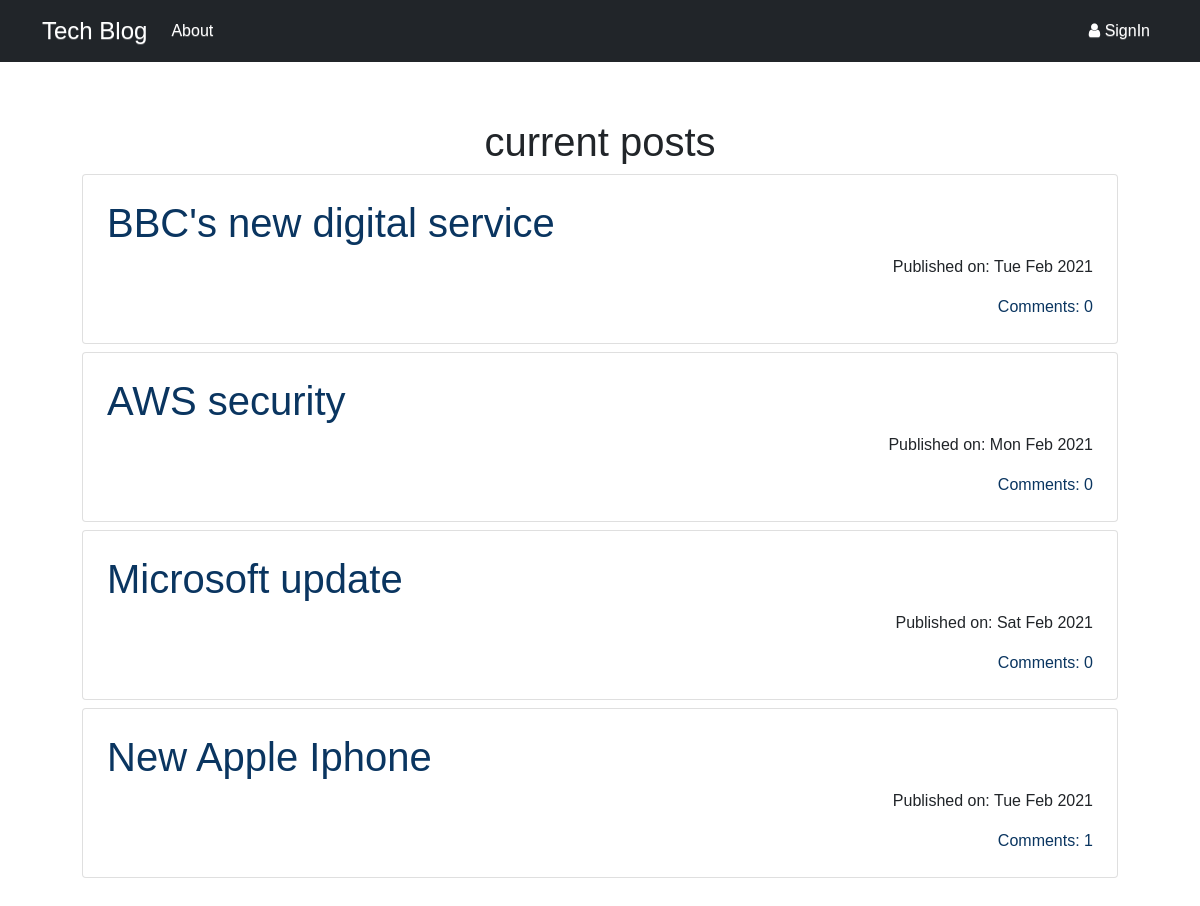
The page / on the database its author committed.
### blog/models.py (models this page shows, shortened)
class Post(models.Model):
    author = models.ForeignKey('auth.User',on_delete=models.CASCADE)
    title = models.CharField(max_length=200)
    text = models.TextField()
    created_date = models.DateTimeField(default=timezone.now)
    published_date = models.DateTimeField(blank=True,null=True)
    def approve_comments(self):
        return self.comments.filter(approved_comment=True)

### blog/views.py (the view)
# urls.py: path('',views.PostListView.as_view(),name='post_list'),
class PostListView(ListView):
    model = Post
    def get_queryset(self):
        return Post.objects.filter(published_date__lte=timezone.now()).order_by('-published_date')

### blog/templates/blog/post_list.html
{% extends 'blog/base.html' %}
{% block content  %}
<div class="container-fluid py-5">
<h1 id='title'>Current Posts</h1>
    {% for post in post_list %}
    <div class="card p-2 m-2">
    <div class="card-body">
        <h1><a  href="{% url 'post_detail' pk=post.pk %}" > {{ post.title }}</a></h1>
        <div class="text-end">
            <p>Published on: {{post.published_date|date:"D M Y"}}</p>
            <a href="{% url 'post_detail' pk=post.pk %}">Comments: {{ post.approve_comments.count }}</a>
        </div>
    </div>
    </div>
    {% endfor %}
</div>
{% endblock %}

### blog/templates/blog/base.html (shortened to what this page needs)
<!DOCTYPE html>
{% load static %}
<html>
    <head>
       <link href="https://cdn.jsdelivr.net/npm/bootstrap@5.0.0-beta2/dist/css/bootstrap.min.css" rel="stylesheet">
        <link href="https://maxcdn.bootstrapcdn.com/font-awesome/4.7.0/css/font-awesome.min.css" rel="stylesheet">
        <link rel="stylesheet" href="https://maxcdn.bootstrapcdn.com/bootstrap/3.3.7/css/bootstrap-theme.min.css">
        <link rel="stylesheet" href="//cdn.jsdelivr.net/npm/medium-editor@latest/dist/css/medium-editor.min.css" type="text/css" media="screen" charset="utf-8">
        <link rel="stylesheet" href="{% static 'css/blog.css' %}">
    </head>
    <body>
        <nav class="navbar navbar-expand-lg navbar-dark bg-dark">
            <div class="container">
                <a class="navbar-brand bigbrand" href="{% url 'post_list' %}">Tech Blog</a>
                <div class="collapse navbar-collapse" id="navbarText">
                <ul class="navbar-nav me-auto  mb-2 mb-lg-0 justify-content: space-between text-center">
                    <li class="nav-item">
                     <a class="nav-item nav-link text-white" href="{% url 'about' %}">About</a>
                    </li>
                    </ul>
                       <ul class="navbar-nav text-center">
                        {% if user.is_authenticated %}
                        <li class="nav-item">
                            <a class="nav-item nav-link text-white" href="{% url 'post_new' %}">New Post</a>
                        </li>
                        <li class="nav-item">
                            <a class="nav-item nav-link text-white" href="{% url 'post_draft_list' %}">Drafts</a>
                        </li>
                        <li class="nav-item">
                            <a class="nav-item nav-link text-white " href="{% url 'logout' %}">Log Out</a>
                        </li >
                            <a class="navbar text-white" id='welcome'> Welcome: {{ user.username}}</a>
                        {%  else  %}
                        <li class='nav-item'>
                        <a class="nav-item nav-link text-white" href="{% url 'login' %}" aria-label="Login">
                        <span class="fa fa-user" aria-hidden="true"></span> SignIn </a>
                        </li>
                       </ul>
                        {% endif %}
                    </div>
            </div>
        </nav>
            <div class="container">
                <div class="row">
                    <div class="col-md-12">
                        <div class="blog_posts p-2">
                            {% block content %}
                            {% endblock %}
                        </div>
                    </div>
                </div>
            </div>
    </body>
</html>

### blog/static/css/blog.css (style rules this page uses)
* { font-family: 'Martel', 'Muli', sans-serif; }
a { color: #0a3560; text-decoration: none; }
#title { text-align: center; text-transform: lowercase; }
nav { color: blue; }
.bigbrand { font-size: 1.5em; }

### rows shown on the page
Post: title "BBC's new digital service", published_date "Tue Feb 2021", approve_comments.count "0"
Post: title "AWS security", published_date "Mon Feb 2021", approve_comments.count "0"
Post: title "Microsoft update", published_date "Sat Feb 2021", approve_comments.count "0"
Post: title "New Apple Iphone", published_date "Tue Feb 2021", approve_comments.count "1"
